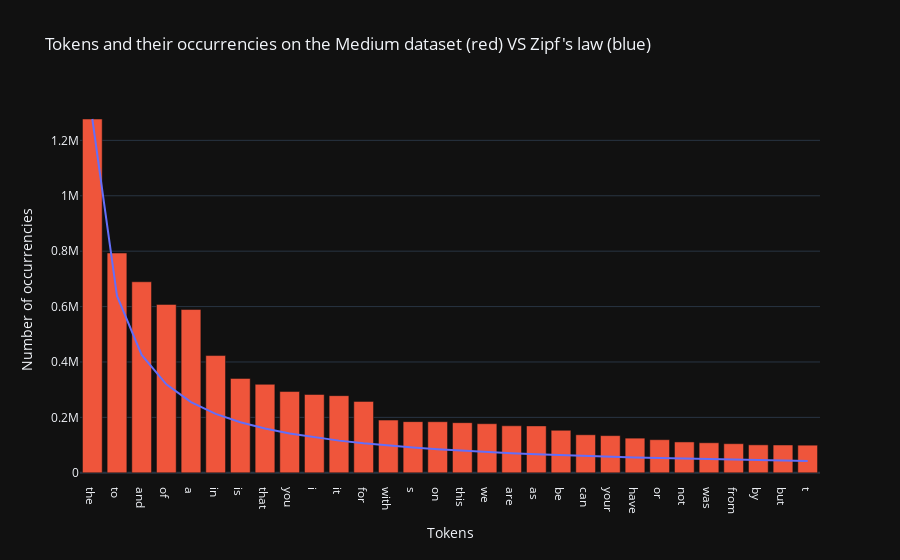

Here is the notebook cell this chart was saved with:
### Markdown cell above
As expected, the most common tokens are prepositions and articles such as “the”, “to”, and “and”. Let’s see if their occurrences are approximately inversely proportional to their rank.

### Code cell
# get occurrences of top 30 tokens
top_n = 30
xs, ys = list(zip(*token_counter.most_common(top_n)))

# get zipf values of top 30 occurrences
ys_zipfs = [ys[0]]
for i in range(1, len(ys)):
  new_value = (ys_zipfs[0] / (i + 1))
  ys_zipfs.append(new_value)

# plot
plot_title = "Tokens and their occurrencies on the Medium dataset (red) VS Zipf's law (blue)"
labels = {
  "x": "Tokens",
  "y": "Number of occurrencies"
}
fig = px.line(x=xs, y=ys_zipfs, template="plotly_dark", title=plot_title, labels=labels)
fig.add_bar(x=xs, y=ys)
fig.update_layout(showlegend=False)
fig.show()

### Figure 1 — Plotly figure (JSON) as saved in the notebook; plotly's stock layout.template omitted (floating-point values rounded to 4 significant figures)
{"data": [{"hovertemplate": "Tokens=%{x}<br>Number of occurrencies=%{y}<extra></extra>", "legendgroup": "", "line": {"color": "#636efa", "dash": "solid"}, "marker": {"symbol": "circle"}, "mode": "lines", "name": "", "orientation": "v", "showlegend": false, "type": "scatter", "x": ["the", "to", "and", "of", "a", "in", "is", "that", "you", "i", "it", "for", "with", "s", "on", "this", "we", "are", "as", "be", "can", "your", "have", "or", "not", "was", "from", "by", "but", "t"], "xaxis": "x", "y": [1277093, 638500.0, 425700.0, 319300.0, 255400.0, 212800.0, 182400.0, 159600.0, 141900.0, 127700.0, 116100.0, 106400.0, 98240.0, 91220.0, 85140.0, 79820.0, 75120.0, 70950.0, 67220.0, 63850.0, 60810.0, 58050.0, 55530.0, 53210.0, 51080.0, 49120.0, 47300.0, 45610.0, 44040.0, 42570.0], "yaxis": "y"}, {"type": "bar", "x": ["the", "to", "and", "of", "a", "in", "is", "that", "you", "i", "it", "for", "with", "s", "on", "this", "we", "are", "as", "be", "can", "your", "have", "or", "not", "was", "from", "by", "but", "t"], "y": [1277093, 793253, 689499, 607783, 589324, 423214, 340702, 319361, 293306, 282625, 278451, 257755, 190247, 184690, 184396, 180950, 177161, 169680, 169330, 153469, 137200, 134109, 125039, 119502, 111359, 108364, 105057, 100856, 100289, 99669]}], "layout": {"legend": {"tracegroupgap": 0}, "showlegend": false, "title": {"text": "Tokens and their occurrencies on the Medium dataset (red) VS Zipf's law (blue)"}, "xaxis": {"anchor": "y", "domain": [0, 1], "title": {"text": "Tokens"}}, "yaxis": {"anchor": "x", "domain": [0, 1], "title": {"text": "Number of occurrencies"}}}}
